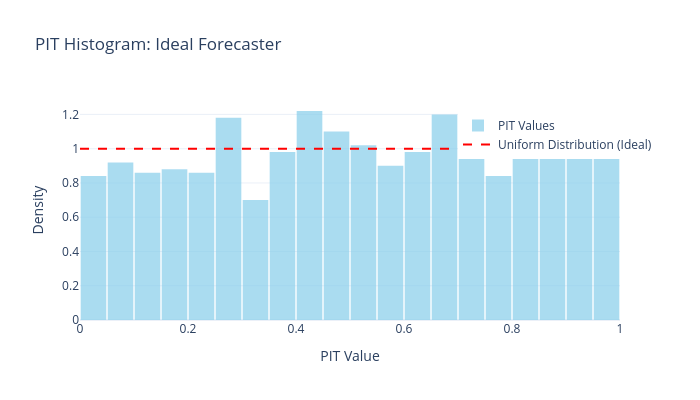

The code cell stored with this chart in its notebook:
### Markdown cell above
### Code Examples for Calibration

Let's simulate some data and demonstrate PIT for different forecast scenarios.

### Code cell
import numpy as np
import matplotlib.pyplot as plt
from scipy.stats import norm, uniform

# For reproducibility
np.random.seed(42)

# --- Scenario 1: Ideal Forecast (Probabilistically and Marginally Calibrated) ---
print("--- Scenario 1: Ideal Forecast ---")
num_samples = 1000
true_mus = norm.rvs(loc=0, scale=1, size=num_samples)  # Simulate true means
observed_ys = norm.rvs(
    loc=true_mus, scale=1, size=num_samples
)  # Simulate observed Y based on true_mus

# Ideal forecaster's predicted CDF and its values based on observed_ys
# The ideal forecaster knows the true mu for each observation
ideal_forecast_cdfs = [norm(loc=mu, scale=1).cdf for mu in true_mus]
pit_values_ideal = [ideal_forecast_cdfs[i](observed_ys[i]) for i in range(num_samples)]

import plotly.graph_objs as go

# Create histogram trace for PIT values
hist_ideal = go.Histogram(
    x=pit_values_ideal,
    nbinsx=30,
    histnorm="probability density",
    marker=dict(color="skyblue"),
    opacity=0.7,
    name="PIT Values",
)

# Create uniform reference line
uniform_line = go.Scatter(
    x=[0, 1],
    y=[1, 1],
    mode="lines",
    line=dict(color="red", dash="dash"),
    name="Uniform Distribution (Ideal)",
)

# Compose figure
fig = go.Figure(data=[hist_ideal, uniform_line])

fig.update_layout(
    title="PIT Histogram: Ideal Forecaster",
    xaxis_title="PIT Value",
    yaxis_title="Density",
    template="plotly_white",
    legend=dict(x=0.7, y=0.95),
    height=400,
    width=700,
    bargap=0.05,
    showlegend=True,
)

fig.show()

print(f"  Mean PIT (Ideal): {np.mean(pit_values_ideal):.3f}")
print(
    f"  Variance PIT (Ideal): {np.var(pit_values_ideal):.3f} (Compare to Var[U]=1/12={1 / 12:.3f})\n"
)

### Figure 1 — Plotly figure (JSON) as saved in the notebook; plotly's stock layout.template omitted (floating-point values rounded to 4 significant figures; data arrays with more than 128 entries replaced by an {"elided": "..."} marker saying what was removed)
{"data": [{"histnorm": "probability density", "marker": {"color": "skyblue"}, "name": "PIT Values", "nbinsx": 30, "opacity": 0.7, "type": "histogram", "x": {"elided": "1000 float values"}}, {"line": {"color": "red", "dash": "dash"}, "mode": "lines", "name": "Uniform Distribution (Ideal)", "type": "scatter", "x": [0, 1], "y": [1, 1]}], "layout": {"bargap": 0.05, "height": 400, "legend": {"x": 0.7, "y": 0.95}, "showlegend": true, "title": {"text": "PIT Histogram: Ideal Forecaster"}, "width": 700, "xaxis": {"title": {"text": "PIT Value"}}, "yaxis": {"title": {"text": "Density"}}}}
